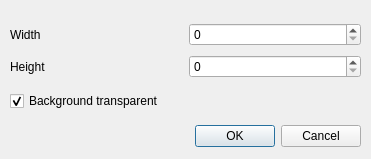
<?xml version="1.0" encoding="UTF-8"?>
<ui version="4.0">
 <class>RenderImageDialog</class>
 <widget class="QDialog" name="RenderImageDialog">
  <property name="geometry">
   <rect>
    <x>0</x>
    <y>0</y>
    <width>371</width>
    <height>159</height>
   </rect>
  </property>
  <property name="windowTitle">
   <string>Render Image</string>
  </property>
  <widget class="QDialogButtonBox" name="buttonBox">
   <property name="geometry">
    <rect>
     <x>20</x>
     <y>120</y>
     <width>341</width>
     <height>32</height>
    </rect>
   </property>
   <property name="orientation">
    <enum>Qt::Horizontal</enum>
   </property>
   <property name="standardButtons">
    <set>QDialogButtonBox::Cancel|QDialogButtonBox::Ok</set>
   </property>
  </widget>
  <widget class="QWidget" name="layoutWidget_2">
   <property name="geometry">
    <rect>
     <x>10</x>
     <y>20</y>
     <width>351</width>
     <height>62</height>
    </rect>
   </property>
   <layout class="QGridLayout" name="gridLayout_4">
    <item row="0" column="1">
     <widget class="QLabel" name="label_4">
      <property name="text">
       <string>Width</string>
      </property>
     </widget>
    </item>
    <item row="0" column="2">
     <widget class="QSpinBox" name="WidthSpinBox">
      <property name="minimum">
       <number>0</number>
      </property>
      <property name="maximum">
       <number>99999999</number>
      </property>
     </widget>
    </item>
    <item row="1" column="1">
     <widget class="QLabel" name="label_5">
      <property name="text">
       <string>Height</string>
      </property>
     </widget>
    </item>
    <item row="1" column="2">
     <widget class="QSpinBox" name="HeightSpinBox">
      <property name="maximum">
       <number>99999999</number>
      </property>
     </widget>
    </item>
   </layout>
  </widget>
  <widget class="QCheckBox" name="TransparentBackgroundCheckBox">
   <property name="geometry">
    <rect>
     <x>10</x>
     <y>90</y>
     <width>349</width>
     <height>22</height>
    </rect>
   </property>
   <property name="text">
    <string>Background transparent</string>
   </property>
   <property name="checked">
    <bool>true</bool>
   </property>
  </widget>
 </widget>
 <resources/>
 <connections>
  <connection>
   <sender>buttonBox</sender>
   <signal>accepted()</signal>
   <receiver>RenderImageDialog</receiver>
   <slot>accept()</slot>
   <hints>
    <hint type="sourcelabel">
     <x>248</x>
     <y>254</y>
    </hint>
    <hint type="destinationlabel">
     <x>157</x>
     <y>274</y>
    </hint>
   </hints>
  </connection>
  <connection>
   <sender>buttonBox</sender>
   <signal>rejected()</signal>
   <receiver>RenderImageDialog</receiver>
   <slot>reject()</slot>
   <hints>
    <hint type="sourcelabel">
     <x>316</x>
     <y>260</y>
    </hint>
    <hint type="destinationlabel">
     <x>286</x>
     <y>274</y>
    </hint>
   </hints>
  </connection>
 </connections>
</ui>
